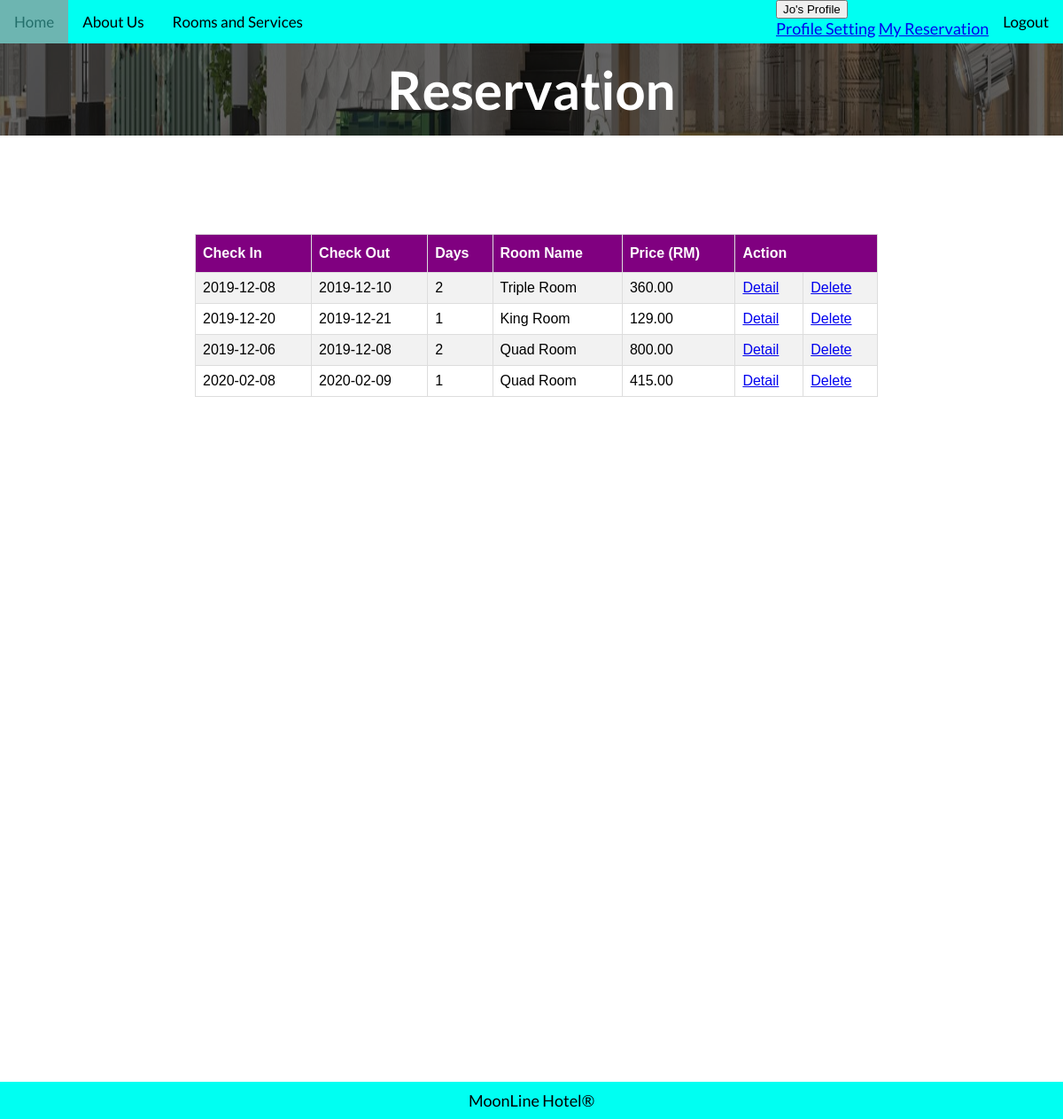
Page /Reservation.php (signed in) on the committed database.
### tables this page shows
CREATE TABLE `booking` (
  `bookingID` int(11) NOT NULL,
  `userID` varchar(11) NOT NULL,
  `checkIn` date NOT NULL,
  `checkOut` date NOT NULL,
  `hari` int(5) NOT NULL,
  `roomName` varchar(50) NOT NULL,
  `roomDesc` varchar(255) NOT NULL,
  `roomID` int(11) NOT NULL,
  `totalPrice` decimal(10,2) NOT NULL
);

### Reservation.php (the view, shortened to what this page needs)
<?php
	include "db_connect.php";
	$id = $_SESSION['userID'];
	$sql = "SELECT * FROM booking WHERE userID='$id'";
	$result = mysqli_query($connect,$sql);
    if(isset($_SESSION['userID'])){
?>
<html lang="en">
<head>
    <link rel="stylesheet" href="style.css">
	<link rel="stylesheet" href="new.css">
    <link rel="stylesheet" href="https://cdnjs.cloudflare.com/ajax/libs/font-awesome/4.7.0/css/font-awesome.min.css">
</head>
<body>
<ul class="ulNav">
    <li class="liNav"><a class="active" href="homepage.php">Home</a></li>
    <li class="liNav"><a href="aboutus.php">About Us</a></li>
    <li class="liNav"><a href="rooms.php">Rooms and Services</a></li>
    <?php
        if(isset($_SESSION['uname'])):?>
        <li style="float:right"> <a href="logout.php">Logout</a></li>
            <div class="dropdown" style="float:right">
                <button class="dropbtn"><?php echo $_SESSION['uname'] ."'s Profile";?></button>
                <div class="dropdown-content">
                    <a href="Profilesetting.php">Profile Setting</a>
                    <a href="Reservation.php">My Reservation</a>
                </div>
            </div>
        <?php
        else:?>
        <li style="float:right"><a class="active" href="login.php">Log In</a></li>
        <li style="float:right"><a class="active" href="Signup.php">Sign Up</a></li>
        <?php
        endif;
        ?>
</ul>
<div class="containerText">
    <img src="pics/roomHeader.jpg" alt="Hotel Homepage" style="width: 100%; height : 13%; filter: brightness(40%);">
    <div class="centeredText">
        <h1 style="font-size:60px">Reservation</h1>
    </div>
</div>
<br><br><br><br><br>
	<div style="margin-left:17%;padding:1px 16px;height:1000px;">
	<table id="customers">
		<tr>
			<th>Check In</th>
			<th>Check Out</th>
			<th>Days</th>
			<th>Room Name</th>
			<th>Price (RM)</th>
			<th colspan="2">Action</th>
		</tr>
		<?php
		foreach ($result as $row) {
			echo "<tr>";
				echo "<td>" .$row["checkIn"] ."</td>";
				echo "<td>" .$row["checkOut"] ."</td>";
				echo "<td>" .$row["hari"] ."</td>";
				echo "<td>" .$row["roomName"] ."</td>";
				echo "<td>" .$row["totalPrice"] ."</td>";
				echo "<td><a href=\"userRoomDetail.php?id=" .$row["bookingID"] . "\">Detail</a></td>";
				echo "<td><a href=\"deleteRoom.php?id=" .$row["bookingID"] . "\">Delete</a></td>";
			echo "</tr>";
		}
		?>
	</table>
	</div>
<footer>
    MoonLine Hotel®
</footer>
</body>
</html>
<?php
    exit();
    }else
    header("location: login.php");
?>

### style.css (style rules this page uses)
* { box-sizing: border-box; }
body { font-family: 'Lato'; font-size: 18px; margin: 0; height: 100%; }
footer { background-color: rgb(0, 255, 242); padding: 10px; text-align: center; position: fixed; color: rgb(0, 0, 0); left: 0; bottom: 0; width : 100%; }
.containerText { position: relative; text-align: center; color: rgb(255, 255, 255); }
.centeredText { position: absolute; top: 50%; left: 50%; transform: translate(-50%, -50%); }
.ulNav { list-style-type: none; margin: 0; padding: 0; overflow: hidden; background-color: rgb(0, 255, 242); }
.liNav { float: left; }
li a { display: block; color: rgb(0, 0, 0); text-align: center; padding: 14px 16px; text-decoration: none; font-size: 17px; }

### new.css (style rules this page uses)
#customers { font-family: "Trebuchet MS", Arial, Helvetica, sans-serif; border-collapse: collapse; width: 80%; }
#customers td, #customers th { border: 1px solid #ddd; padding: 8px; }
#customers tr:nth-child(even) { background-color: #f2f2f2; }
#customers th { padding-top: 12px; padding-bottom: 12px; text-align: left; background-color: purple; color: white; }

### rows in the picture
booking: checkIn "2019-12-08", checkOut "2019-12-10", hari "2", roomName "Triple Room", totalPrice "360.00"
booking: checkIn "2019-12-20", checkOut "2019-12-21", hari "1", roomName "King Room", totalPrice "129.00"
booking: checkIn "2019-12-06", checkOut "2019-12-08", hari "2", roomName "Quad Room", totalPrice "800.00"
booking: checkIn "2020-02-08", checkOut "2020-02-09", hari "1", roomName "Quad Room", totalPrice "415.00"

### other values in the picture
$_SESSION['uname'] "Jo"
